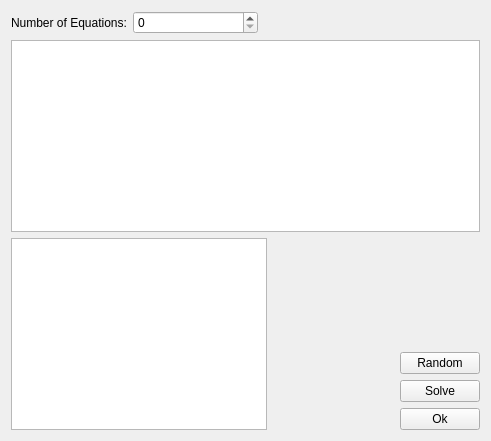
<?xml version="1.0" encoding="UTF-8"?>
<ui version="4.0">
 <class>SystemEq_gui</class>
 <widget class="QWidget" name="SystemEq_gui">
  <property name="geometry">
   <rect>
    <x>0</x>
    <y>0</y>
    <width>491</width>
    <height>438</height>
   </rect>
  </property>
  <property name="windowTitle">
   <string>System of Equations</string>
  </property>
  <property name="windowIcon">
   <iconset resource="../mathgraphica.qrc">
    <normaloff>:/images/images/sist_eq2.png</normaloff>:/images/images/sist_eq2.png</iconset>
  </property>
  <layout class="QGridLayout" name="gridLayout">
   <item row="2" column="5">
    <spacer name="verticalSpacer">
     <property name="orientation">
      <enum>Qt::Vertical</enum>
     </property>
     <property name="sizeHint" stdset="0">
      <size>
       <width>20</width>
       <height>40</height>
      </size>
     </property>
    </spacer>
   </item>
   <item row="2" column="0" rowspan="4" colspan="5">
    <widget class="QTableWidget" name="tableWidget_systemEq_result">
     <property name="sizePolicy">
      <sizepolicy hsizetype="Maximum" vsizetype="MinimumExpanding">
       <horstretch>0</horstretch>
       <verstretch>0</verstretch>
      </sizepolicy>
     </property>
    </widget>
   </item>
   <item row="3" column="5">
    <widget class="QPushButton" name="pushButton_random">
     <property name="text">
      <string>Random</string>
     </property>
    </widget>
   </item>
   <item row="0" column="0">
    <widget class="QLabel" name="label">
     <property name="sizePolicy">
      <sizepolicy hsizetype="Maximum" vsizetype="Preferred">
       <horstretch>0</horstretch>
       <verstretch>0</verstretch>
      </sizepolicy>
     </property>
     <property name="text">
      <string>Number of Equations:</string>
     </property>
    </widget>
   </item>
   <item row="4" column="5">
    <widget class="QPushButton" name="pushButton_solve">
     <property name="text">
      <string>Solve</string>
     </property>
    </widget>
   </item>
   <item row="5" column="5">
    <widget class="QPushButton" name="pushButton_ok">
     <property name="text">
      <string>Ok</string>
     </property>
    </widget>
   </item>
   <item row="1" column="0" colspan="6">
    <widget class="QTableWidget" name="tableWidget_systemEquations">
     <property name="sizePolicy">
      <sizepolicy hsizetype="Expanding" vsizetype="MinimumExpanding">
       <horstretch>0</horstretch>
       <verstretch>0</verstretch>
      </sizepolicy>
     </property>
    </widget>
   </item>
   <item row="0" column="1" colspan="2">
    <widget class="QSpinBox" name="spinBox_nEquations">
     <property name="sizePolicy">
      <sizepolicy hsizetype="Minimum" vsizetype="Preferred">
       <horstretch>0</horstretch>
       <verstretch>0</verstretch>
      </sizepolicy>
     </property>
     <property name="maximum">
      <number>1000000</number>
     </property>
    </widget>
   </item>
  </layout>
 </widget>
 <resources>
  <include location="../mathgraphica.qrc"/>
 </resources>
 <connections/>
</ui>
